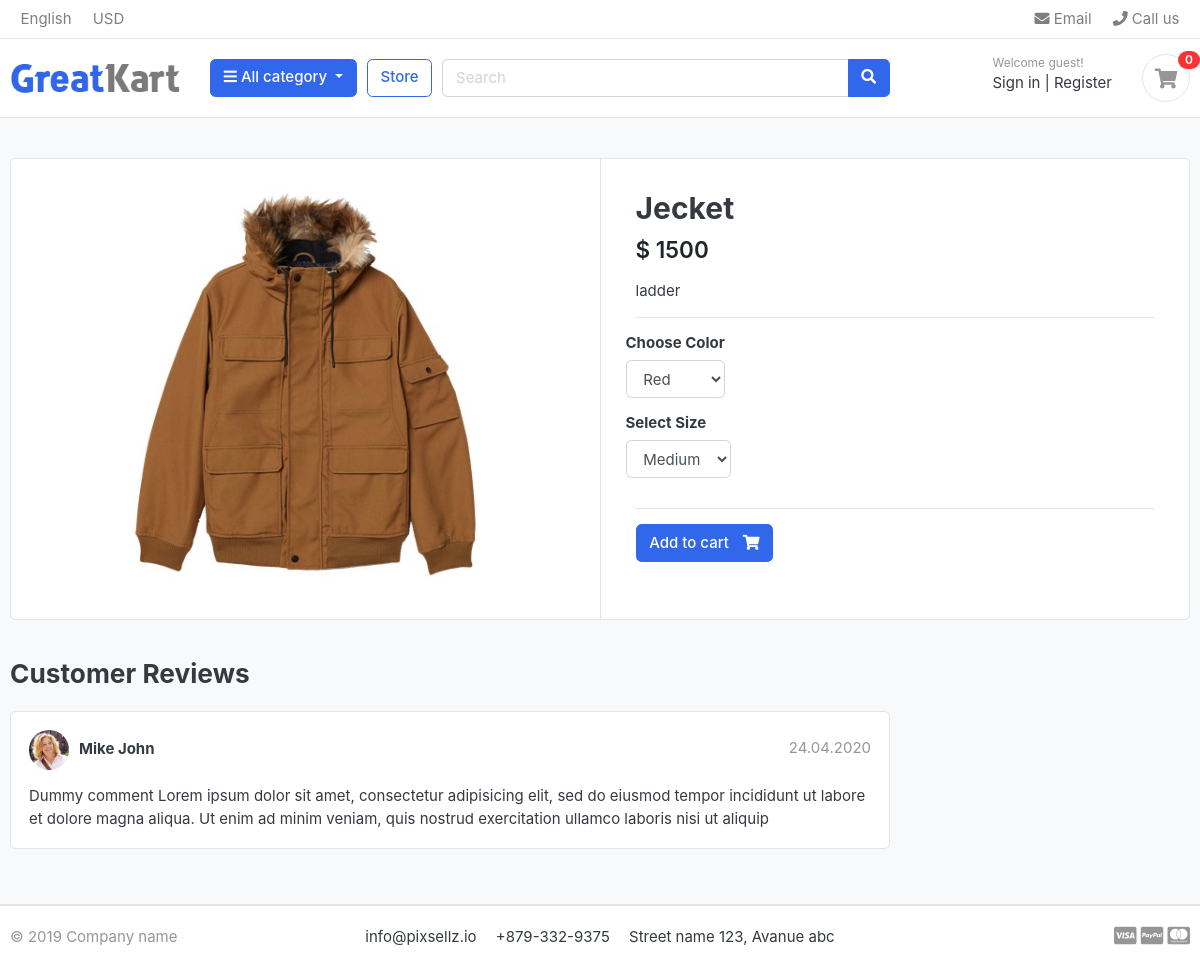
/store/category/jacket/jecket/, run on the app's committed database.
### store/models.py (models this page shows, shortened)
class Product(models.Model):
    name=models.CharField(max_length=10)
    slug=models.SlugField(max_length=10)
    description=models.TextField(max_length=10,blank=True)
    price=models.IntegerField()
    image=models.ImageField(upload_to='photos/products')
    stock=models.IntegerField()
    is_available=models.BooleanField(default=True)
    category=models.ForeignKey(Category,on_delete=models.CASCADE)
    created_date= models.DateTimeField(auto_now_add=True)
    modified_date=models.DateTimeField(auto_now=True)

### store/views.py (the view)
# urls.py: path("category/<slug:category_slug>/<slug:product_slug>/",product_detail ,name="product_detail"),
def product_detail(request,category_slug,product_slug):
    try:
        single_product=Product.objects.get(category__slug=category_slug,slug=product_slug)
        in_cart= CartItem.objects.filter(cart__cart_id=_cart_id(request),product=single_product).exists()
    except Exception as e:
        raise e
    context={
        'single_product':single_product,
        'in_cart':in_cart
    }
    return render(request,"store/product_detail.html",context)

### carts/context_proceesor.py (called while the page is built)
def counter(request):
    cart_count=0
    if 'admin' in request.path:
        return {}
    else:
        try:
            cart =Cart.objects.filter(cart_id=_cart_id(request))
            cart_items =CartItem.objects.all().filter(cart=cart[:1])
            for cart_item in cart_items:
                cart_count+=cart_item.quantity
        except Cart.DoesNotExist:
            cart_count=0
    return dict(cart_count=cart_count)

### carts/views.py (called while the page is built)
def _cart_id(request):
    cart = request.session.session_key
    if not cart:
        cart = request.session.create()
    return cart

### category/context_processore.py (called while the page is built)
def manu_list(request):
    links=Category.objects.all()
    print("--", dict(link=links))
    return dict(link=links)

### category/models.py (called while the page is built)
    def get_url(self):
            return reverse('products_by_category',args=[self.slug])

    def __str__(self):
        return self.category_name

### store/templates/store/product_detail.html (shortened to what this page needs)
{%extends 'base.html'%}
{% load static%}
{%block content%}
<section class="section-content padding-y bg">
<div class="container">
<div class="card">
	<div class="row no-gutters">
		<aside class="col-md-6">
<article class="gallery-wrap">
	<div class="img-big-wrap">
	   <a href="#"><img src="{{single_product.image.url}}"></a>
	</div>
</article>
		</aside>
	<main class="col-md-6 border-left">
		<form action="{%url 'add_cart' single_product.id %}" method="GET">
				<article class="content-body">
				<h2 class="title">{{single_product.name}}</h2>
				<div class="mb-3">
					<var class="price h4">$ {{single_product.price}}</var>
				</div>
				<p>{{single_product.description}}</p>
				<hr>
					<div class="row">
						<div class="item-option-select">
							<h6>Choose Color</h6>
							   <select name="color" class="form-control">
							     <option value="red">Red</option>
								</select>
						</div>
					</div>
					<div class="row">
						<div class="item-option-select">
							<h6>Select Size</h6>
							<select name="size" class="form-control">
								<option value="Medium">Medium</option>
							</select>
						</div>
					</div>
					<hr>
					<article> {%if single_product.stock <= 0%}
					<h5 style ='color:red ;'>Out Of Stock</h5>
					{%else %}
					{% if in_cart %}
						<a href="#" class="btn  btn-success"> <span class="text">Added to cart</span> <i class="fas fa-check"></i>  </a>
						<a href="{%url 'cart'%}" class="btn  btn-outline-primary"> <span class="text">View cart</span> <i class="fas fa-eye"></i>  </a>
					{%else %}
						<button type="submit"  class="btn  btn-primary"> <span class="text">Add to cart</span> <i class="fas fa-shopping-cart"></i>  </button>
						{%endif%}
					{%endif%}
				</article>
			</form>
		</main>
	</div>
</div>
<br>
<div class="row">
			<div class="col-md-9">
	<header class="section-heading">
		<h3>Customer Reviews </h3>
	</header>
	<article class="box mb-3">
		<div class="icontext w-100">
			<img src="{%static './images/avatars/avatar1.jpg'%}" class="img-xs icon rounded-circle">
			<div class="text">
				<span class="date text-muted float-md-right">24.04.2020 </span>
				<h6 class="mb-1">Mike John </h6>
			</div>
		</div>
		<div class="mt-3">
			<p>
				Dummy comment Lorem ipsum dolor sit amet, consectetur adipisicing elit, sed do eiusmod
				tempor incididunt ut labore et dolore magna aliqua. Ut enim ad minim veniam,
				quis nostrud exercitation ullamco laboris nisi ut aliquip
			</p>
		</div>
	</article>
	</div>
</div>
</div>
</section>
{%endblock%}

### static/css/ui.css (style rules this page uses)
html { font-family: "Inter", sans-serif; font-size: 15px; }
.content-body { flex: 1 1 auto; padding: 2rem 2.3rem; }
.img-xs, .img-sm, .img-md, .img-lg { -o-object-fit: cover; object-fit: cover; flex-shrink: 0; flex-grow: 0; }
.img-xs { width: 40px; height: 40px; }
.padding-y { padding-top: 40px; padding-bottom: 40px; }
var { font-style: normal; }
article:after, .form-group:after { display: block; clear: both; content: ""; }
.bg { background-color: #f8f9fa; }
.section-heading { margin-bottom: 20px; margin-top: 15px; }
p:last-child { margin-bottom: 0; }
.btn .text + i { margin-left: 10px; }
.icontext { display: inline-flex; align-items: center; vertical-align: middle; }
.icontext .text { width: 100%; line-height: 1.2; }
.icontext .icon { position: relative; margin-right: 10px; flex-shrink: 0; flex-grow: 0; }
.price { font-weight: 600; color: #212529; }
.box { padding: 18px; background: #fff; border-radius: 0.37rem; border: 1px solid #e4e4e4; }
.box img { max-width: 100%; }
.gallery-wrap .img-big-wrap { margin-bottom: 10px; border-radius: 0.37rem; overflow: hidden; background-color: #fff; }
.gallery-wrap .img-big-wrap a { text-align: center; display: block; }
.gallery-wrap .img-big-wrap img { height: 450px; width: auto; display: inline-block; }
.item-option-select { margin-bottom: 1rem; display: inline-block; margin-right: 15px; }

### data on the page
Product: image (picture), name "Jecket", price "1500", description "ladder"

### other printed values
{{ cart_count }} "0"
